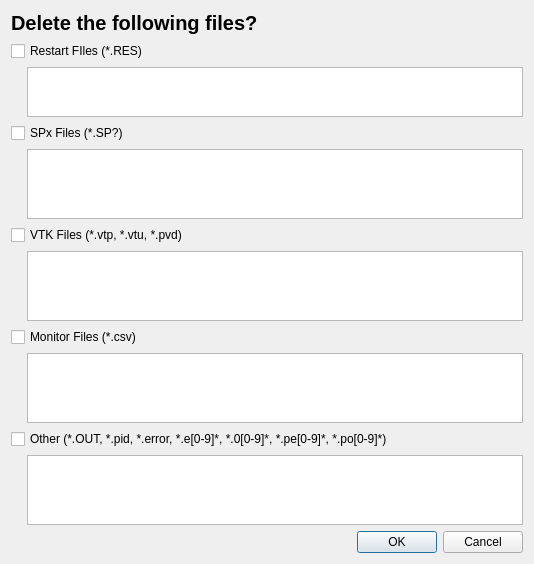
<?xml version="1.0" encoding="UTF-8"?>
<ui version="4.0">
 <class>Dialog</class>
 <widget class="QDialog" name="Dialog">
  <property name="geometry">
   <rect>
    <x>0</x>
    <y>0</y>
    <width>534</width>
    <height>487</height>
   </rect>
  </property>
  <property name="windowTitle">
   <string>Dialog</string>
  </property>
  <layout class="QGridLayout" name="gridLayout">
   <item row="10" column="1">
    <widget class="QListWidget" name="listwidget_other">
     <property name="maximumSize">
      <size>
       <width>16777215</width>
       <height>100</height>
      </size>
     </property>
    </widget>
   </item>
   <item row="4" column="1">
    <widget class="QListWidget" name="listwidget_spx">
     <property name="maximumSize">
      <size>
       <width>16777215</width>
       <height>100</height>
      </size>
     </property>
    </widget>
   </item>
   <item row="11" column="1">
    <widget class="QDialogButtonBox" name="buttonBox">
     <property name="orientation">
      <enum>Qt::Horizontal</enum>
     </property>
     <property name="standardButtons">
      <set>QDialogButtonBox::Cancel|QDialogButtonBox::Ok</set>
     </property>
    </widget>
   </item>
   <item row="2" column="0">
    <spacer name="horizontalSpacer">
     <property name="orientation">
      <enum>Qt::Horizontal</enum>
     </property>
     <property name="sizeType">
      <enum>QSizePolicy::Maximum</enum>
     </property>
     <property name="sizeHint" stdset="0">
      <size>
       <width>10</width>
       <height>20</height>
      </size>
     </property>
    </spacer>
   </item>
   <item row="5" column="0" colspan="2">
    <widget class="QCheckBox" name="checkbox_vtk">
     <property name="text">
      <string>VTK Files (*.vtp, *.vtu, *.pvd)</string>
     </property>
    </widget>
   </item>
   <item row="3" column="0" colspan="2">
    <widget class="QCheckBox" name="checkbox_spx">
     <property name="text">
      <string>SPx Files (*.SP?)</string>
     </property>
    </widget>
   </item>
   <item row="1" column="0" colspan="2">
    <widget class="QCheckBox" name="checkbox_res">
     <property name="text">
      <string>Restart FIles (*.RES)</string>
     </property>
    </widget>
   </item>
   <item row="2" column="1">
    <widget class="QListWidget" name="listwidget_restart">
     <property name="maximumSize">
      <size>
       <width>16777215</width>
       <height>50</height>
      </size>
     </property>
    </widget>
   </item>
   <item row="0" column="0" colspan="2">
    <widget class="QLabel" name="label_heading">
     <property name="font">
      <font>
       <pointsize>15</pointsize>
       <weight>75</weight>
       <bold>true</bold>
      </font>
     </property>
     <property name="text">
      <string>Delete the following files?</string>
     </property>
     <property name="wordWrap">
      <bool>true</bool>
     </property>
    </widget>
   </item>
   <item row="9" column="0" colspan="2">
    <widget class="QCheckBox" name="checkbox_other">
     <property name="text">
      <string>Other (*.OUT, *.pid, *.error, *.e[0-9]*, *.0[0-9]*, *.pe[0-9]*, *.po[0-9]*)</string>
     </property>
    </widget>
   </item>
   <item row="6" column="1">
    <widget class="QListWidget" name="listwidget_vtk">
     <property name="maximumSize">
      <size>
       <width>16777215</width>
       <height>100</height>
      </size>
     </property>
    </widget>
   </item>
   <item row="7" column="0" colspan="2">
    <widget class="QCheckBox" name="checkbox_monitor">
     <property name="text">
      <string>Monitor Files (*.csv)</string>
     </property>
    </widget>
   </item>
   <item row="8" column="1">
    <widget class="QListWidget" name="listwidget_monitor"/>
   </item>
  </layout>
 </widget>
 <resources/>
 <connections>
  <connection>
   <sender>buttonBox</sender>
   <signal>accepted()</signal>
   <receiver>Dialog</receiver>
   <slot>accept()</slot>
   <hints>
    <hint type="sourcelabel">
     <x>248</x>
     <y>254</y>
    </hint>
    <hint type="destinationlabel">
     <x>157</x>
     <y>274</y>
    </hint>
   </hints>
  </connection>
  <connection>
   <sender>buttonBox</sender>
   <signal>rejected()</signal>
   <receiver>Dialog</receiver>
   <slot>reject()</slot>
   <hints>
    <hint type="sourcelabel">
     <x>316</x>
     <y>260</y>
    </hint>
    <hint type="destinationlabel">
     <x>286</x>
     <y>274</y>
    </hint>
   </hints>
  </connection>
 </connections>
</ui>
